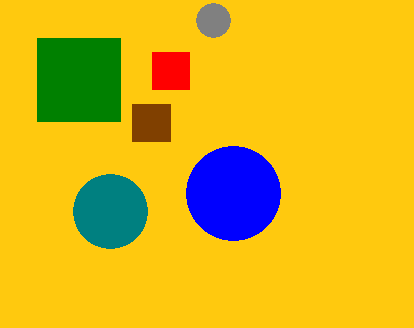
%> input picture color.jpg, 414 x 328 px
$ octave Laplacian.m   (GNU Octave 9; MATLAB toolbox functions it lacks are replaced by stand-ins)
%> lines starting %> are read from the running program, lines starting %| are printed output that depends on the picture
clear; clc;

a = imread('color.jpg');
%> a is the input picture: size 328x414x3 uint8; mean R, G, B 218.1, 180.3, 29.9
a = rgb2gray(a);
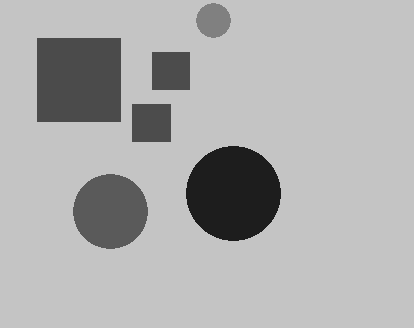
%> a: size 328x414 uint8; min 29, max 196, mean 174.6
a = double(a);
%> a: size 328x414 double
[m,n] = size(a);
%> m = 328; n = 414

b(1:m,1:n) = 0;
%> b: size 328x414 double; every value is 0

for i = 2:m-1
    for j = 2:n-1
        b(i,j) = 5*a(i,j)-a(i-1,j)-a(i+1,j)-a(i,j-1)-a(i,j+1);
    end
end
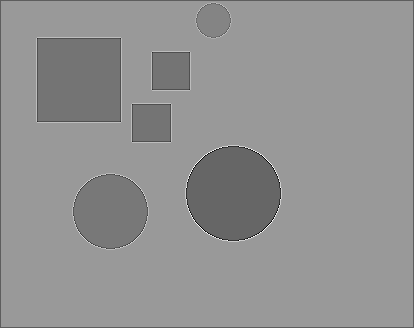
%> b: size 328x414 double; min -305, max 530, mean 172.5; drawn with min black and max white

b = uint8(b);
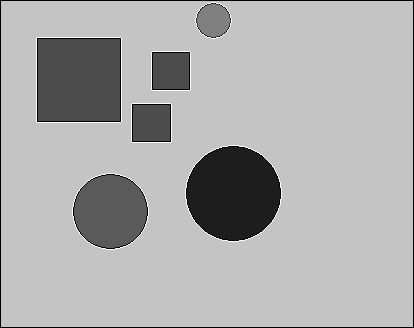
%> b: size 328x414 uint8; min 0, max 255, mean 172.4
imwrite(b,'laplace.jpg');
imshow('laplace.jpg')
